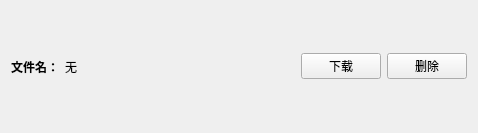
<?xml version="1.0" encoding="UTF-8"?>
<ui version="4.0">
 <class>SingleFileWidget</class>
 <widget class="QWidget" name="SingleFileWidget">
  <property name="geometry">
   <rect>
    <x>0</x>
    <y>0</y>
    <width>478</width>
    <height>133</height>
   </rect>
  </property>
  <property name="windowTitle">
   <string>Form</string>
  </property>
  <layout class="QHBoxLayout" name="horizontalLayout">
   <item>
    <widget class="QLabel" name="label">
     <property name="font">
      <font>
       <weight>75</weight>
       <bold>true</bold>
      </font>
     </property>
     <property name="text">
      <string>文件名：</string>
     </property>
    </widget>
   </item>
   <item>
    <widget class="QLabel" name="label_2">
     <property name="text">
      <string>无</string>
     </property>
    </widget>
   </item>
   <item>
    <spacer name="horizontalSpacer">
     <property name="orientation">
      <enum>Qt::Horizontal</enum>
     </property>
     <property name="sizeHint" stdset="0">
      <size>
       <width>40</width>
       <height>20</height>
      </size>
     </property>
    </spacer>
   </item>
   <item>
    <widget class="QPushButton" name="pushButton">
     <property name="text">
      <string>下载</string>
     </property>
    </widget>
   </item>
   <item>
    <widget class="QPushButton" name="pushButton_2">
     <property name="text">
      <string>删除</string>
     </property>
    </widget>
   </item>
  </layout>
 </widget>
 <resources/>
 <connections/>
</ui>
